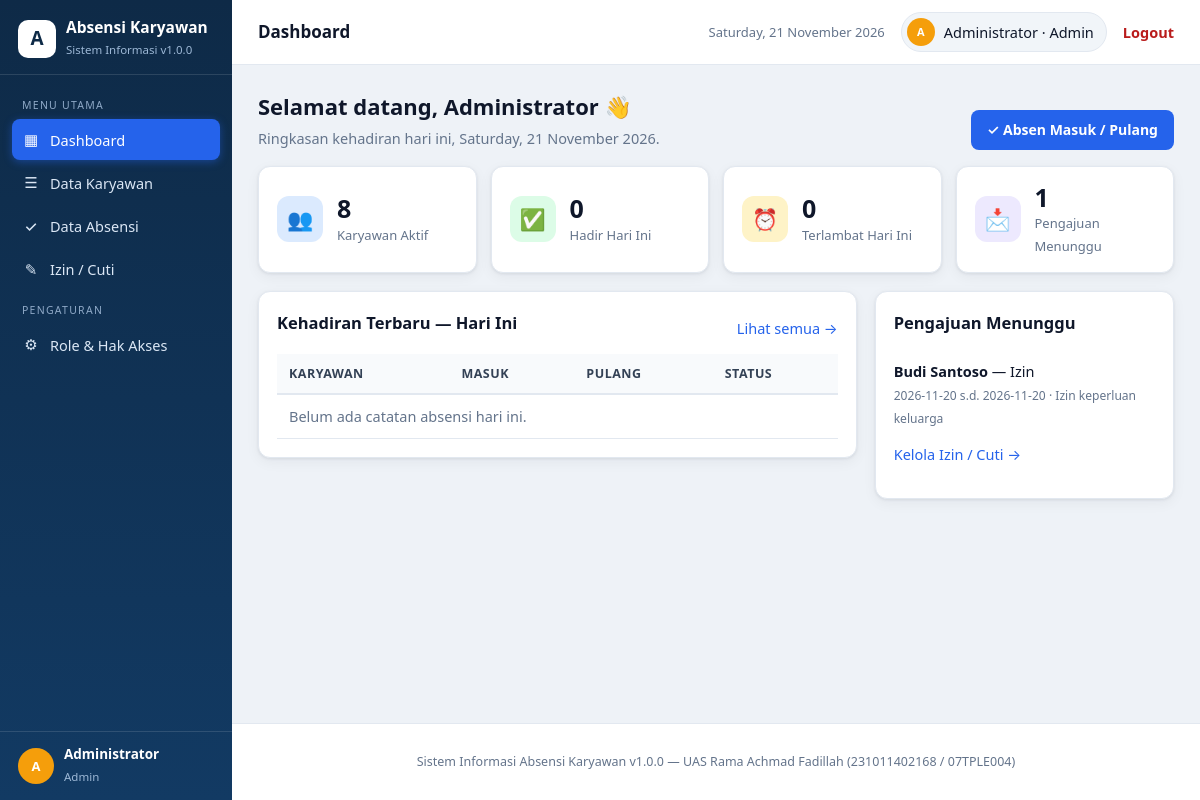
/dashboard.php (signed in), run on the app's committed database.
### tables this page shows
CREATE TABLE `users` (
  `id` INT UNSIGNED NOT NULL AUTO_INCREMENT,
  `name` VARCHAR(100) NOT NULL,
  `email` VARCHAR(100) NOT NULL,
  `password` VARCHAR(255) NOT NULL,
  `role_id` INT UNSIGNED NOT NULL,
  `employee_id` INT UNSIGNED NULL,
  `is_active` TINYINT(1) NOT NULL DEFAULT 1,
  `created_at` TIMESTAMP NOT NULL DEFAULT CURRENT_TIMESTAMP,
  `updated_at` TIMESTAMP NOT NULL DEFAULT CURRENT_TIMESTAMP ON UPDATE CURRENT_TIMESTAMP,
  PRIMARY KEY (`id`),
  UNIQUE KEY `uk_users_email` (`email`),
  KEY `idx_users_role` (`role_id`),
  KEY `idx_users_employee` (`employee_id`),
  CONSTRAINT `fk_users_role` FOREIGN KEY (`role_id`) REFERENCES `roles` (`id`) ON UPDATE CASCADE ON DELETE RESTRICT,
  CONSTRAINT `fk_users_employee` FOREIGN KEY (`employee_id`) REFERENCES `employees` (`id`) ON UPDATE CASCADE ON DELETE SET NULL
);

CREATE TABLE `roles` (
  `id` INT UNSIGNED NOT NULL AUTO_INCREMENT,
  `name` VARCHAR(50) NOT NULL,
  `description` VARCHAR(255) NULL,
  `created_at` TIMESTAMP NOT NULL DEFAULT CURRENT_TIMESTAMP,
  PRIMARY KEY (`id`),
  UNIQUE KEY `uk_roles_name` (`name`)
);

CREATE TABLE `leave_requests` (
  `id` INT UNSIGNED NOT NULL AUTO_INCREMENT,
  `employee_id` INT UNSIGNED NOT NULL,
  `type` ENUM('Izin','Cuti','Sakit') NOT NULL,
  `start_date` DATE NOT NULL,
  `end_date` DATE NOT NULL,
  `reason` TEXT NOT NULL,
  `status` ENUM('Menunggu','Disetujui','Ditolak') NOT NULL DEFAULT 'Menunggu',
  `approved_by` INT UNSIGNED NULL,
  `approved_at` DATETIME NULL,
  `created_at` TIMESTAMP NOT NULL DEFAULT CURRENT_TIMESTAMP,
  `updated_at` TIMESTAMP NOT NULL DEFAULT CURRENT_TIMESTAMP ON UPDATE CURRENT_TIMESTAMP,
  PRIMARY KEY (`id`),
  KEY `idx_leave_employee` (`employee_id`),
  KEY `idx_leave_status` (`status`),
  KEY `idx_leave_start` (`start_date`),
  CONSTRAINT `fk_leave_employee` FOREIGN KEY (`employee_id`) REFERENCES `employees` (`id`) ON UPDATE CASCADE ON DELETE CASCADE,
  CONSTRAINT `fk_leave_approver` FOREIGN KEY (`approved_by`) REFERENCES `users` (`id`) ON UPDATE CASCADE ON DELETE SET NULL
);

CREATE TABLE `employees` (
  `id` INT UNSIGNED NOT NULL AUTO_INCREMENT,
  `nip` VARCHAR(20) NOT NULL,
  `name` VARCHAR(100) NOT NULL,
  `email` VARCHAR(100) NOT NULL,
  `phone` VARCHAR(20) NULL,
  `position` VARCHAR(100) NOT NULL,
  `department` VARCHAR(100) NOT NULL,
  `join_date` DATE NOT NULL,
  `status` ENUM('Aktif','Nonaktif','Cuti') NOT NULL DEFAULT 'Aktif',
  `created_at` TIMESTAMP NOT NULL DEFAULT CURRENT_TIMESTAMP,
  `updated_at` TIMESTAMP NOT NULL DEFAULT CURRENT_TIMESTAMP ON UPDATE CURRENT_TIMESTAMP,
  PRIMARY KEY (`id`),
  UNIQUE KEY `uk_employees_nip` (`nip`),
  UNIQUE KEY `uk_employees_email` (`email`),
  KEY `idx_employees_department` (`department`),
  KEY `idx_employees_status` (`status`)
);

### config/database.php (called while the page is built, shortened)
<?php
function getPDO()
{
    static $pdo = null;
    if ($pdo === null) {
        $dsn = 'mysql:host=' . DB_HOST . ';dbname=' . DB_NAME . ';charset=' . DB_CHARSET;
        $options = [
            PDO::ATTR_ERRMODE            => PDO::ERRMODE_EXCEPTION,
            PDO::ATTR_DEFAULT_FETCH_MODE => PDO::FETCH_ASSOC,
            PDO::ATTR_EMULATE_PREPARES   => false,
        ];
        $pdo = new PDO($dsn, DB_USER, DB_PASS, $options);
    }
    return $pdo;
}

### includes/auth.php (called while the page is built, shortened)
<?php
require_once __DIR__ . '/../config/database.php';
function currentUser()
{
    $stmt = getPDO()->prepare(
        'SELECT u.*, r.name AS role_name FROM users u ' .
        'JOIN roles r ON r.id = u.role_id WHERE u.id = ? LIMIT 1'
    );
    $stmt->execute([$_SESSION['user_id']]);
    $user = $stmt->fetch();
    return $user ?: null;
}
function hasPermission($permissionName)
{
    $user = currentUser();
    $stmt = getPDO()->prepare(
        'SELECT COUNT(*) FROM role_permissions rp ' .
        'JOIN permissions p ON p.id = rp.permission_id ' .
        'WHERE rp.role_id = ? AND p.name = ?'
    );
    $stmt->execute([$user['role_id'], $permissionName]);
    return (int) $stmt->fetchColumn() > 0;
}

### includes/helpers.php (called while the page is built, shortened)
<?php
function e($value)
{
    return htmlspecialchars((string) $value, ENT_QUOTES, 'UTF-8');
}

### dashboard.php (the view, shortened to what this page needs)
<?php
require_once __DIR__ . '/includes/auth.php';
$pdo = getPDO();
$today = date('Y-m-d');
$totalKaryawan = (int) $pdo->query("SELECT COUNT(*) FROM employees WHERE status = 'Aktif'")->fetchColumn();
$stmt = $pdo->prepare("SELECT COUNT(*) FROM attendances WHERE date = ? AND status IN ('Hadir','Terlambat')");
$stmt->execute([$today]);
$hadirHariIni = (int) $stmt->fetchColumn();
$stmt = $pdo->prepare("SELECT COUNT(*) FROM attendances WHERE date = ? AND status = 'Terlambat'");
$stmt->execute([$today]);
$terlambat = (int) $stmt->fetchColumn();
$menunggu = (int) $pdo->query("SELECT COUNT(*) FROM leave_requests WHERE status = 'Menunggu'")->fetchColumn();
$stmt = $pdo->prepare(
    'SELECT a.*, e.name AS employee_name, e.position, e.department FROM attendances a ' .
    'JOIN employees e ON e.id = a.employee_id WHERE a.date = ? ORDER BY a.check_in'
);
$stmt->execute([$today]);
$absensiHariIni = $stmt->fetchAll();
$pengajuan = $pdo->query(
    'SELECT l.*, e.name AS employee_name FROM leave_requests l ' .
    'JOIN employees e ON e.id = l.employee_id WHERE l.status = \'Menunggu\' ORDER BY l.start_date'
)->fetchAll();
$pageTitle = 'Dashboard';
require __DIR__ . '/includes/header.php';
?>
<div class="page-head">
  <div>
    <h1>Selamat datang, <?php echo e($user['name']); ?> 👋</h1>
    <p>Ringkasan kehadiran hari ini, <?php echo e(date('l, d F Y')); ?>.</p>
  </div>
  <?php if (hasPermission('attendances.checkin')): ?>
    <a class="btn" href="/modules/attendances/checkin.php">✓ Absen Masuk / Pulang</a>
  <?php endif; ?>
</div>
<div class="cards">
  <div class="card"><span class="stat-ico ico-blue">👥</span><div><strong><?php echo $totalKaryawan; ?></strong><span>Karyawan Aktif</span></div></div>
  <div class="card"><span class="stat-ico ico-green">✅</span><div><strong><?php echo $hadirHariIni; ?></strong><span>Hadir Hari Ini</span></div></div>
  <div class="card"><span class="stat-ico ico-amber">⏰</span><div><strong><?php echo $terlambat; ?></strong><span>Terlambat Hari Ini</span></div></div>
  <div class="card"><span class="stat-ico ico-violet">📩</span><div><strong><?php echo $menunggu; ?></strong><span>Pengajuan Menunggu</span></div></div>
</div>
<div class="grid-2">
  <div class="panel">
    <div class="panel-head"><h2>Kehadiran Terbaru — Hari Ini</h2><span class="spacer"></span><a href="/modules/attendances/index.php">Lihat semua →</a></div>
    <table>
      <tr><th>Karyawan</th><th>Masuk</th><th>Pulang</th><th>Status</th></tr>
      <?php if (!$absensiHariIni): ?><tr><td colspan="4" class="muted">Belum ada catatan absensi hari ini.</td></tr><?php endif; ?>
    </table>
  </div>
  <div class="panel">
    <div class="panel-head"><h2>Pengajuan Menunggu</h2></div>
    <?php foreach ($pengajuan as $l): ?>
      <p><strong><?php echo e($l['employee_name']); ?></strong> — <?php echo e($l['type']); ?><br>
      <small class="muted"><?php echo e($l['start_date']); ?> s.d. <?php echo e($l['end_date']); ?> · <?php echo e($l['reason']); ?></small></p>
    <?php endforeach; ?>
    <p><a href="/modules/leave_requests/index.php">Kelola Izin / Cuti →</a></p>
  </div>
</div>
<?php require __DIR__ . '/includes/footer.php'; ?>

### includes/header.php (shortened to what this page needs)
<?php
require_once __DIR__ . '/helpers.php';
require_once __DIR__ . '/auth.php';
$user = currentUser();
$initials = '';
foreach (preg_split('/\s+/', trim($user['name'])) as $part) {
    if ($part !== '') { $initials .= strtoupper($part[0]); }
}
$active = $pageTitle ?? '';
function menuLink($href, $label, $icon, $title, $active) {
    $cls = ($title === $active) ? ' class="active"' : '';
    echo '<a href="' . $href . '"' . $cls . '><span class="ico">' . $icon . '</span>' . $label . '</a>';
}
?>
<!DOCTYPE html>
<html lang="id">
<head>
<link rel="stylesheet" href="/assets/style.css">
</head>
<body>
<div class="layout">
<aside class="sidebar">
  <div class="brand">
    <span class="logo">A</span>
    <span><strong>Absensi Karyawan</strong><small>Sistem Informasi v<?php echo APP_VERSION; ?></small></span>
  </div>
  <nav class="menu">
    <span class="menu-label">Menu Utama</span>
    <?php if (hasPermission('dashboard.view')) { menuLink('/dashboard.php', 'Dashboard', '▦', 'Dashboard', $active); } ?>
    <?php if (hasPermission('employees.view')) { menuLink('/modules/employees/index.php', 'Data Karyawan', '☰', 'Data Karyawan', $active); } ?>
    <?php if (hasPermission('attendances.view')) { menuLink('/modules/attendances/index.php', 'Data Absensi', '✓', 'Data Absensi', $active); } ?>
    <?php if (hasPermission('leave_requests.view')) { menuLink('/modules/leave_requests/index.php', 'Izin / Cuti', '✎', 'Izin / Cuti', $active); } ?>
    <?php if (hasPermission('rbac.view')): ?>
    <span class="menu-label">Pengaturan</span>
    <?php endif; ?>
  </nav>
  <div class="side-user">
    <span class="avatar"><?php echo e($initials); ?></span>
    <span><strong><?php echo e($user['name']); ?></strong><small><?php echo e($user['role_name']); ?></small></span>
  </div>
</aside>
<div class="main">
<header class="topbar">
  <span class="page-title"><?php echo e($pageTitle ?? 'Dashboard'); ?></span>
  <span class="date"><?php echo e(date('l, d F Y')); ?></span>
  <span class="user-chip"><span class="avatar"><?php echo e($initials); ?></span><?php echo e($user['name']); ?> · <?php echo e($user['role_name']); ?></span>
  <a class="logout" href="/logout.php">Logout</a>
</header>
<main class="container">

### data on the page
users: name "Administrator", role.name "Admin"
leave_requests: employee.name "Budi Santoso", type "Izin", start_date "2026-11-20", end_date "2026-11-20", reason "Izin keperluan keluarga"

### other printed values
APP_VERSION "1.0.0"
$icon "▦ ☰ ✓ ✎ ⚙"
$label "Dashboard Data Karyawan Data Absensi Izin / Cuti Role & Hak Akses"
$initials "A"
$pageTitle "Dashboard"
$totalKaryawan "8"
$hadirHariIni "0"
$terlambat "0"
$menunggu "1"
APP_NAME "Sistem Informasi Absensi Karyawan"
